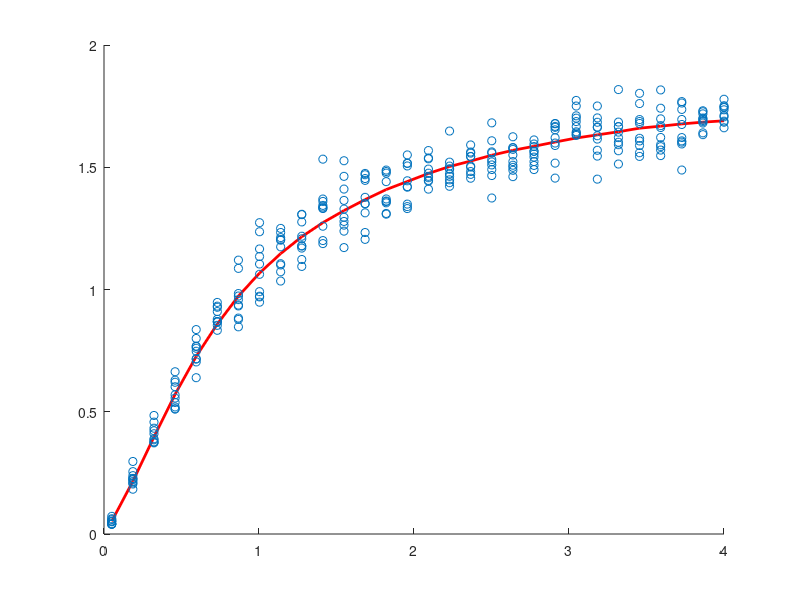

The MATLAB script that drew this image: (Note: this script raises an error after producing the figure.)
close all;
clear all;

%load OptM_LapPred.mat
%load replicaMapError_lambda=1.mat
load replicaL2Error_lambda=1.mat



hold on;


%p1=plot(kappaSet, q0ReplicaMAP,'b');
p2= plot(kappaSet, q0ReplicaL2,'r');
%p3 = plot(kappaSet, qOpt,'k--');

%set(p1,'Linewidth',2)
set(p2,'Linewidth',2)
%set(p3,'Linewidth',2);

%legend('MAP','L2 Regularizer','Optimal M-estimator');


% tlhand = get(gca,'title')
% set(tlhand,'string','Asymptotic MSE of MAP, L2 regularizer, and Optimal M-Estimator','fontsize',18)
% 
% xlhand = get(gca,'xlabel')
% set(xlhand,'string','\kappa (P/N)','fontsize',16) 
% 
% 
% ylhand = get(gca,'ylabel')
% set(ylhand,'string','Mean Squared Error per Coefficient (MSE)','fontsize',16) 
% 
% %Set font size of numbering on axes
% set(gca,'FontSize',14)








%% Fix and use for scatter plots
numSim = size(qErrL2,1);
numK = size(qErrL2,2);
kappaMat = repmat(kappaSet, numSim, 1);
kappaSetVec = reshape(kappaMat,1,numK*numSim);
qErrVecL2 = reshape(qErrL2,1,numK*numSim);

scatter(kappaSetVec, qErrVecL2,'r.');
 
pThy = plot(kappaSet, q0Replica,'k');

set(pThy,'Linewidth',2.5);

%legend('Simulations','Theory')

xlabel('kappa');
ylabel('error')
toc




title('Validating results with Gaussian Noise Laplacian coefficients and and L1 regularizer, lambda =2')
